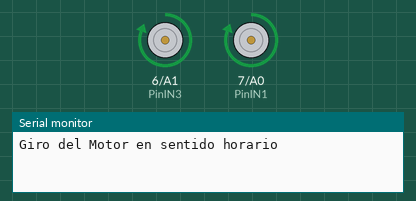
The sketch below on a simulated Arduino Uno, built with avr-gcc and run on an emulated ATmega328P. On the bench: motor-driver pin pairs drawn as motors (green arrow = first pin HIGH = forward, orange = second pin HIGH = backward, longer = more drive), the last lines printed to the serial monitor.

Above: at 0.5 s.
At 1.5 s:
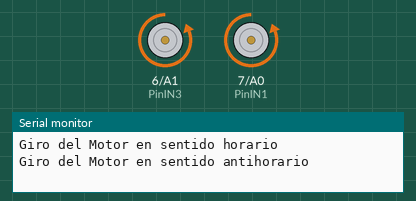
At 3.5 s:
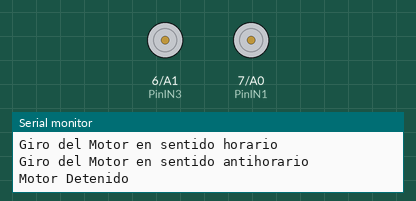
Timing chart, 0 to 6.5 s (numbered marks = the images above):
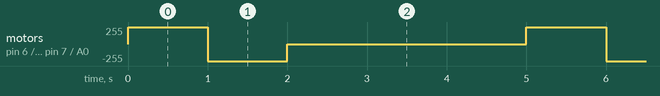

The sketch:

Movimiento_basico.ino
```cpp
const int PinIN1 = 7;
const int PinIN2 = A0;
const int PinIN3 = 6;
const int PinIN4 = A1;

void setup() {
  // inicializar la comunicación serial a 9600 bits por segundo:
  Serial.begin(9600);
  // configuramos los pines como salida
  pinMode(PinIN1, OUTPUT);
  pinMode(PinIN2, OUTPUT);
  pinMode(PinIN3, OUTPUT);
  pinMode(PinIN4, OUTPUT);
}
// Este loop es sólo para demostrar el funcionamiento de las funciones definidas
void loop() {

  MotorHorario();
  Serial.println("Giro del Motor en sentido horario");
  delay(1000);

  MotorAntihorario();
  Serial.println("Giro del Motor en sentido antihorario");
  delay(1000);

  MotorStop();
  Serial.println("Motor Detenido");
  delay(3000);

}

//función para girar el motor en sentido horario
void MotorHorario()
{
  digitalWrite (PinIN1, HIGH);
  digitalWrite (PinIN2, LOW);
  digitalWrite (PinIN3, HIGH);
  digitalWrite (PinIN4, LOW);
}

//función para girar el motor en sentido antihorario
void MotorAntihorario()
{
  digitalWrite (PinIN1, LOW);
  digitalWrite (PinIN2, HIGH);
  digitalWrite (PinIN3, LOW);
  digitalWrite (PinIN4, HIGH);
}

//función para apagar el motor
void MotorStop()
{
  digitalWrite (PinIN1, LOW);
  digitalWrite (PinIN2, LOW);
  digitalWrite (PinIN3, LOW);
  digitalWrite (PinIN4, LOW);
}
```

Measured:
- by itself, motor on pin 6 (PinIN3) / A1 (PinIN4), motor on pin 7 (PinIN1) / A0 (PinIN2): repeats every 5.0 s: backward 255/255 1.0 s, stopped 3.0 s, forward 255/255 1.0 s
